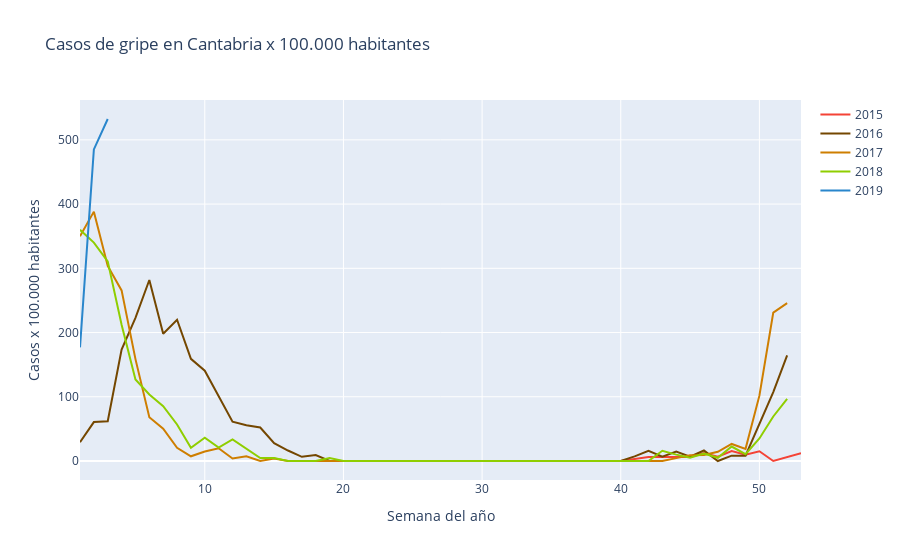

Notebook code for this chart:
### Markdown cell above
##### Cantabria

### Code cell
cantabria_15 = go.Scatter(x= cantabria_2015['Semana'] , y= cantabria_2015['Cantabria'] , name= '2015' , mode= 'lines' , marker= dict(color= '#f44336'))
cantabria_16 = go.Scatter(x= cantabria_2016['Semana'] , y= cantabria_2016['Cantabria'] , name= '2016' , mode= 'lines' , marker= dict(color= '#744700'))
cantabria_17 = go.Scatter(x= cantabria_2017['Semana'] , y= cantabria_2017['Cantabria'] , name= '2017' , mode= 'lines' , marker= dict(color= '#ce7e00'))
cantabria_18 = go.Scatter(x= cantabria_2018['Semana'] , y= cantabria_2018['Cantabria'] , name= '2018' , mode= 'lines' , marker= dict(color= '#8fce00'))
cantabria_19 = go.Scatter(x= cantabria_2019['Semana'] , y= cantabria_2019['Cantabria'] , name= '2019' , mode= 'lines' , marker= dict(color= '#2986cc'))

data = [cantabria_15 , cantabria_16 , cantabria_17 , cantabria_18 , cantabria_19]
layout = dict(title= 'Casos de gripe en Cantabria x 100.000 habitantes' , xaxis=dict(title= 'Semana del año') , yaxis= dict(title= 'Casos x 100.000 habitantes'))

fig_cantabria = go.Figure(data= data , layout= layout)

iplot(fig_cantabria)

### Figure 1 — Plotly figure (JSON) as saved in the notebook; plotly's stock layout.template omitted (floating-point values rounded to 4 significant figures)
{"data": [{"marker": {"color": "#f44336"}, "mode": "lines", "name": "2015", "type": "scatter", "x": [40, 41, 42, 43, 44, 45, 46, 47, 48, 49, 50, 51, 53], "y": [0, 3.24, 6.17, 6.19, 6.53, 6.19, 12.39, 6.84, 15.49, 9.8, 15.22, 0, 11.95]}, {"marker": {"color": "#744700"}, "mode": "lines", "name": "2016", "type": "scatter", "x": [1, 2, 3, 4, 5, 6, 7, 8, 9, 10, 12, 13, 14, 15, 16, 17, 18, 19, 20, 40, 41, 42, 43, 44, 45, 46, 47, 48, 49, 51, 52], "y": [29.31, 60.58, 61.94, 173.4, 223.0, 281.8, 198.2, 219.9, 159.1, 140.7, 61.14, 55.56, 52.2, 27.87, 16.34, 6.49, 9.29, 0, 0, 0, 7.12, 15.7, 6.66, 14.87, 6.84, 16.31, 0, 8.35, 8.18, 107.3, 164.4]}, {"marker": {"color": "#ce7e00"}, "mode": "lines", "name": "2017", "type": "scatter", "x": [1, 2, 3, 4, 5, 6, 7, 8, 9, 10, 11, 12, 13, 14, 15, 16, 17, 18, 19, 20, 40, 41, 42, 43, 44, 45, 46, 47, 48, 49, 50, 51, 52], "y": [349.8, 388.3, 303.6, 265.6, 158.6, 68.09, 50.26, 20.58, 7.35, 14.69, 19.91, 3.92, 7.35, 0, 3.99, 0, 0, 0, 0, 0, 0, 0, 0, 0, 4.46, 8.89, 9.2, 14.29, 26.54, 18.91, 101.8, 230.9, 245.7]}, {"marker": {"color": "#8fce00"}, "mode": "lines", "name": "2018", "type": "scatter", "x": [1, 2, 3, 4, 5, 6, 7, 8, 9, 10, 11, 12, 14, 15, 16, 17, 18, 19, 20, 40, 41, 42, 43, 44, 45, 46, 47, 48, 49, 50, 51, 52], "y": [359.9, 340.1, 310.8, 212.3, 126.8, 103.6, 85.39, 56.88, 20.72, 36.18, 20.74, 33.53, 4.52, 4.52, 0, 0, 0, 4.8, 0, 0, 0, 0, 15.98, 9.91, 5.22, 11.54, 4.95, 22.56, 10.58, 35.06, 69.3, 96.87]}, {"marker": {"color": "#2986cc"}, "mode": "lines", "name": "2019", "type": "scatter", "x": [1, 2, 3], "y": [177, 485.1, 532.5]}], "layout": {"title": {"text": "Casos de gripe en Cantabria x 100.000 habitantes"}, "xaxis": {"title": {"text": "Semana del año"}}, "yaxis": {"title": {"text": "Casos x 100.000 habitantes"}}}}
